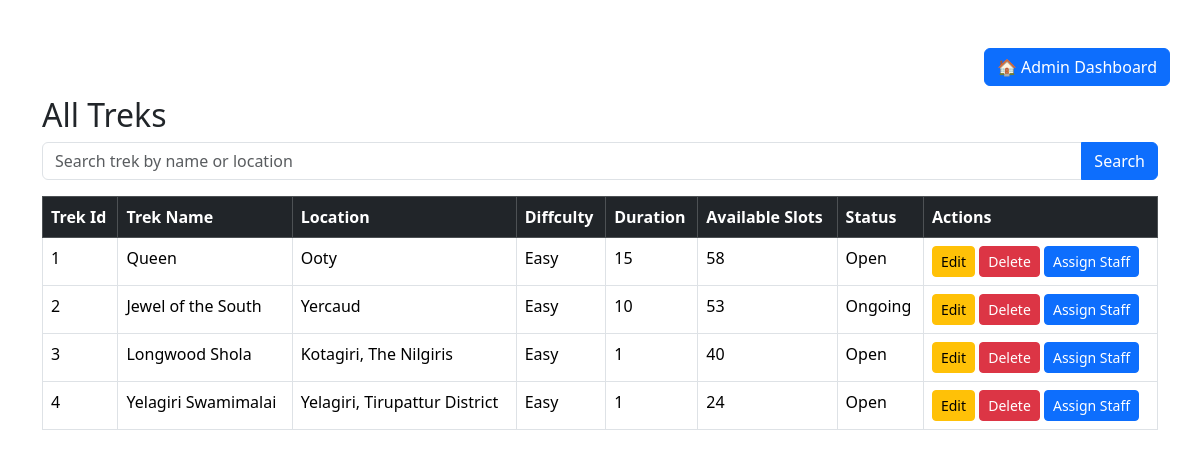
The app's page /view_treks (signed in) with its own data.
### models.py (models this page shows)
class Trek(db.Model):
    id = db.Column(db.Integer, primary_key=True)
    trek_name = db.Column(db.String(100), nullable=False)
    location = db.Column(db.String(100), nullable=False)
    difficulty = db.Column(db.String(20), nullable=False)
    duration = db.Column(db.Integer, nullable=False)
    available_slots = db.Column(db.Integer, nullable=False)
    status = db.Column(db.String(20), nullable=False, default="Pending")
    start_date = db.Column(db.Date, nullable=False)
    end_date = db.Column(db.Date, nullable=False)
    assigned_staff_id = db.Column(db.Integer, db.ForeignKey("staff_profile.id"), nullable=True)

### app.py (the view)
@app.route("/view_treks")
def view_treks():
    if "user_id" not in session:
        return redirect("/login")
    if session["role"] != "Admin":
        return "Access Denied!"
    treks = Trek.query.all()
    search=search = request.args.get("search")
    if search:
        treks= Trek.query.filter(or_(Trek.trek_name.contains(search),Trek.location.contains(search))).all()
    else:
        treks=Trek.query.all()
    return render_template("view_treks.html", treks=treks)

### templates/view_treks.html (shortened to what this page needs)
<!DOCTYPE html>
<html lang="en">
<head>
    <link href="https://cdn.jsdelivr.net/npm/bootstrap@5.3.3/dist/css/bootstrap.min.css" rel="stylesheet">
</head>
<body>
    <div class="container mt-5 position-relative">
        <a href="/admin_dashboard" class="btn btn-primary position-absolute top-0 end-0">
            🏠 Admin Dashboard
        </a>
        <div class="pt-5">
            <h2>All Treks</h2>
            <form method="GET" action="/view_treks" class="mb-3">
                <div class="input-group">
                    <input
                        type="text"
                        name="search"
                        class="form-control"
                        value="{{ request.args.get('search','') }}"
                        placeholder="Search trek by name or location">
                    <button
                        class="btn btn-primary"
                        type="submit">
                         Search
                   </button>
                </div>
                </form>
            <table class="table table-bordered table-hover table-striper">
                <thead class="table-dark">
                <tr>
                    <th>Trek Id</th>
                    <th>Trek Name</th>
                    <th>Location</th>
                    <th>Diffculty</th>
                    <th>Duration</th>
                    <th>Available Slots</th>
                    <th>Status</th>
                    <th>Actions</th>
                </tr>
                </thead>
                {%for trek in treks %}
                <tr>
                    <td>{{ trek.id }}</td>
                    <td>{{ trek.trek_name }}</td>
                    <td>{{ trek.location }}</td>
                    <td>{{ trek.difficulty }}</td>
                    <td>{{ trek.duration }}</td>
                    <td>{{ trek.available_slots }}</td>
                    <td>{{ trek.status }}</td>
                    <td>
                        <a href="/edit_trek/{{ trek.id }}" class="btn btn-warning btn-sm">Edit</a>
                        <a href="/delete_trek/{{ trek.id }}" class="btn btn-danger btn-sm" onclick="return confirm('Are you sure you want to delete this trek?')">Delete</a>
                        <a href="/assign_staff/{{ trek.id }}"
                        class="btn btn-primary btn-sm">
                        Assign Staff
                        </a>
                    </td>
                </tr>
                {%endfor%}
            </table>
        </div>
    </div>
</body>
</html>

### records on screen
Trek: id "1", trek_name "Queen", location "Ooty", difficulty "Easy", duration "15", available_slots "58", status "Open"
Trek: id "2", trek_name "Jewel of the South", location "Yercaud", difficulty "Easy", duration "10", available_slots "53", status "Ongoing"
Trek: id "3", trek_name "Longwood Shola", location "Kotagiri, The Nilgiris", difficulty "Easy", duration "1", available_slots "40", status "Open"
Trek: id "4", trek_name "Yelagiri Swamimalai", location "Yelagiri, Tirupattur District", difficulty "Easy", duration "1", available_slots "24", status "Open"
